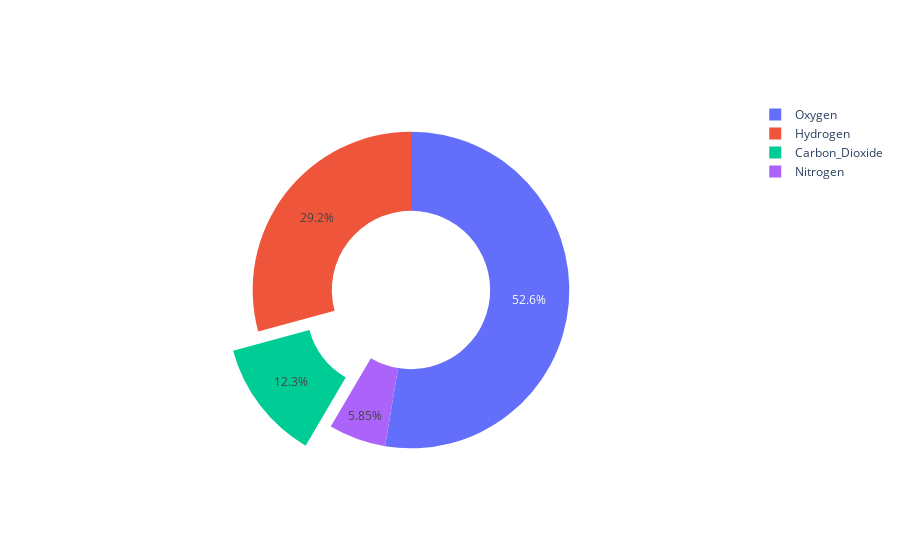

The code cell stored with this chart in its notebook:
### Code cell
import plotly.graph_objects as go

labels = ['Oxygen','Hydrogen','Carbon_Dioxide','Nitrogen']
values = [4500, 2500, 1053, 500]

# Use `hole` to create a donut-like pie chart
fig = go.Figure(data=[go.Pie(labels=labels, values=values, hole=.5, pull=[0, 0, 0.2, 0])])
fig.show()

### Figure 1 — Plotly figure (JSON) as saved in the notebook; plotly's stock layout.template omitted (floating-point values rounded to 4 significant figures)
{"data": [{"hole": 0.5, "labels": ["Oxygen", "Hydrogen", "Carbon_Dioxide", "Nitrogen"], "pull": [0, 0, 0.2, 0], "type": "pie", "values": [4500, 2500, 1053, 500]}], "layout": {}}
